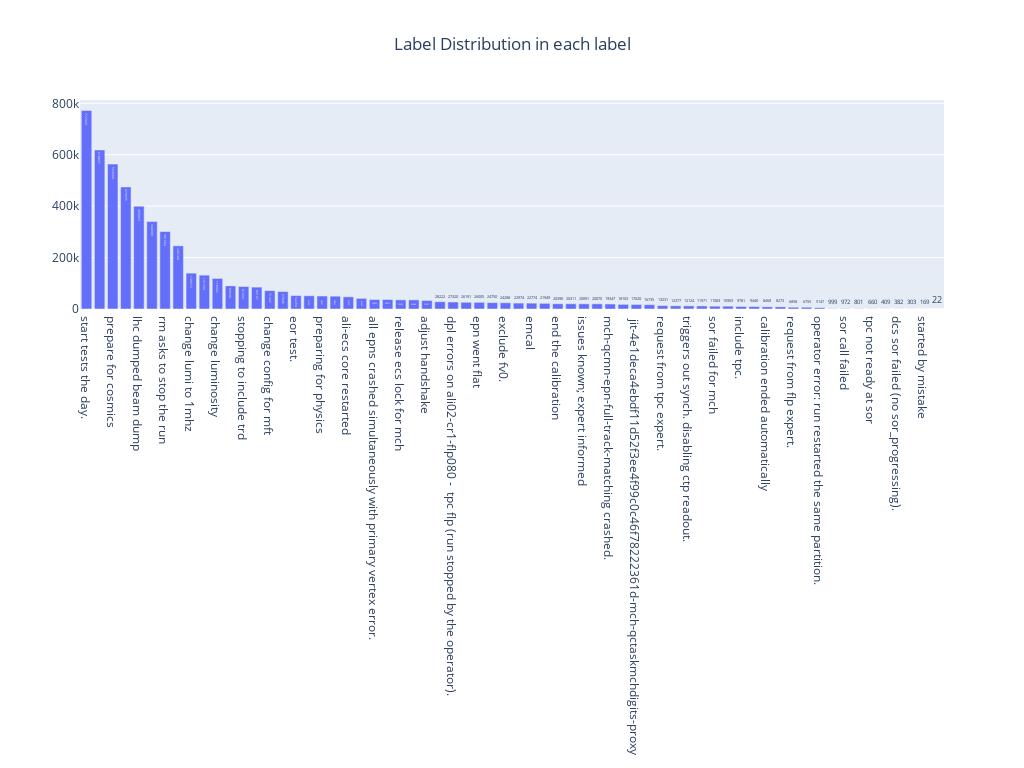

The notebook cell this image was saved under:
### Code cell
plot_alice_dis(alice_df)

### Figure 1 — Plotly figure (JSON) as saved in the notebook; plotly's stock layout.template omitted (floating-point values rounded to 4 significant figures)
{"data": [{"name": "alice EOR", "text": [772369, 618837, 563604, 474935, 400063, 340009, 301264, 245708, 139516, 131594, 118902, 89940, 87434, 85147, 71447, 67846, 52294, 51524, 50497, 49862, 47298, 41267, 36955, 36915, 35559, 35466, 33107, 28222, 27320, 26191, 26005, 24750, 24288, 22974, 22774, 21949, 20390, 20311, 20091, 20070, 19347, 18103, 17620, 16735, 13231, 12377, 12124, 11971, 11083, 10903, 9781, 9440, 8468, 8273, 6858, 6755, 5147, 999, 972, 801, 660, 409, 382, 303, 169, 22], "type": "bar", "x": ["start tests the day.", "beam dump", "prepare for cosmics", "end calibration", "lhc dumped beam dump", "preparation for tpc scan", "rm asks to stop the run", "phos/cpv", "change lumi to 1mhz", "mid expert request.", "change luminosity", "sl request to include mid", "stopping to include trd", "change trigger rate to 500 khz", "change config for mft", "exclude emc.", "eor test.", "tpc expert request.", "preparing for physics", "pdp expert request,", "ali-ecs core restarted", "texpert request", "all epns crashed simultaneously with primary vertex error.", "include maximum number epns (211)", "release ecs lock for mch", "revert readout configuration to see if it helps with errors from tpc (flp080) and its.", "adjust handshake", "problem on alio2-cr1-flp080, backpressure. possible cause: from_readout-proxy_to_tpc-idc-to-vector.", "dpl errors on ali02-cr1-flp080 -  tpc flp (run stopped by the operator).", "changed predefined physics configuration", "epn went flat", "end test", "exclude fv0.", "tpc scan ", "emcal", "calibration failed", "end the calibration", "change predefined configuration.", "issues known; expert informed", "preparation for calibration.", "mch-qcmn-epn-full-track-matching crashed.", "trigger readout went to zero.", " jit-4e1deca4ebdf11d52f3ee4f99c0c46f78222361d-mch-qctaskmchdigits-proxy", "tpc need to disable re-sync.", "request from tpc expert.", "all epns crashed simultaneously.", "triggers out synch. disabling ctp readout.", "need to restart trigger.", "sor failed for mch", "prepare for injection", "include tpc.", "all epns crashed simultaneously", "calibration ended automatically", "expert request cpv", "request from flp expert.", " end calibration", "operator error: run restarted the same partition.", "mch", "sor call failed", "normal eor after 5 minutes.", "tpc not ready at sor", "wrong configuration", "dcs sor failed (no sor_progressing).", "cpv recover hv trip.", "started by mistake", "re-enable calib_primvtx_meanvtx"], "y": [772369, 618837, 563604, 474935, 400063, 340009, 301264, 245708, 139516, 131594, 118902, 89940, 87434, 85147, 71447, 67846, 52294, 51524, 50497, 49862, 47298, 41267, 36955, 36915, 35559, 35466, 33107, 28222, 27320, 26191, 26005, 24750, 24288, 22974, 22774, 21949, 20390, 20311, 20091, 20070, 19347, 18103, 17620, 16735, 13231, 12377, 12124, 11971, 11083, 10903, 9781, 9440, 8468, 8273, 6858, 6755, 5147, 999, 972, 801, 660, 409, 382, 303, 169, 22]}], "layout": {"height": 768, "title": {"text": "Label Distribution in each label", "x": 0.5}, "width": 1024}}
